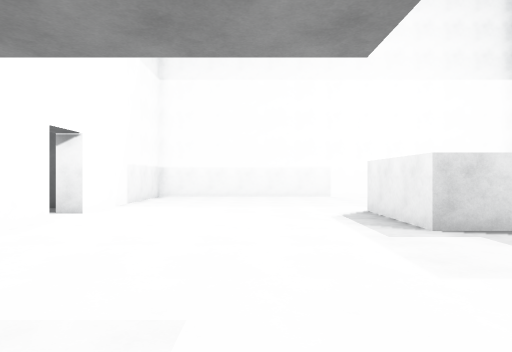
[1] (above)

15 first-person views from a walk through a scene from a Unity 3-D project. The camera is 1.4 m above the floor, looks level and sees 75° across. The floor is counted in squares, 2 m on a side. Each view is taken from the middle of a square. On the plan, view 1 faces up. The plan holds only what a view shows up to about 10 squares ahead; the rest is blank. The place goes on beyond the plan. The player is left out. Some animated figures are left out.

[2]
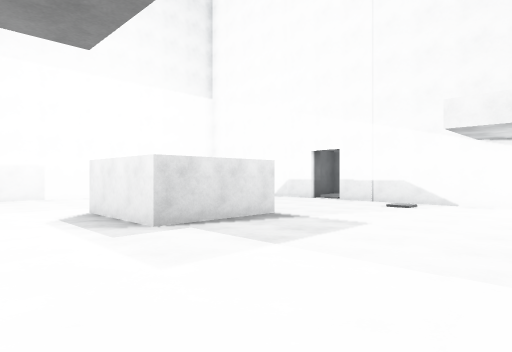

[3]
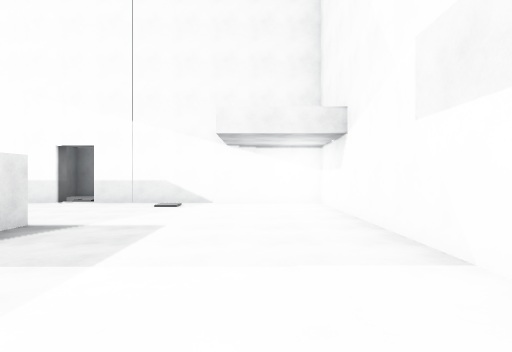

[4]
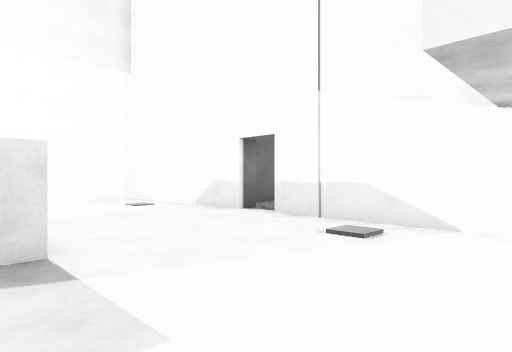

[5]
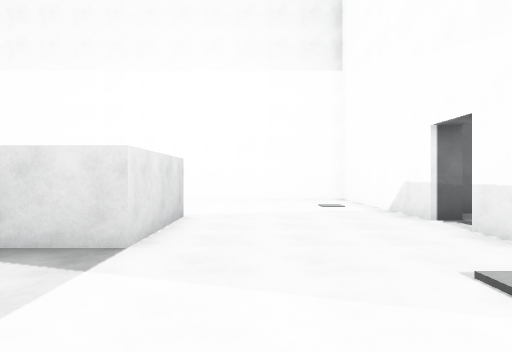

[6]
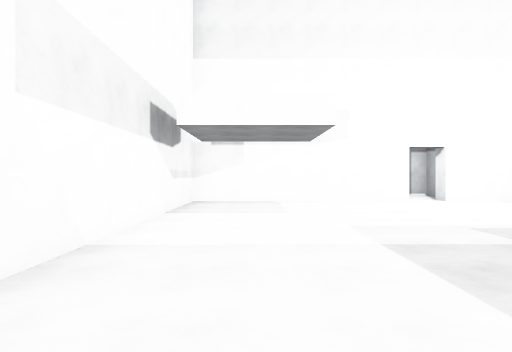

[7]
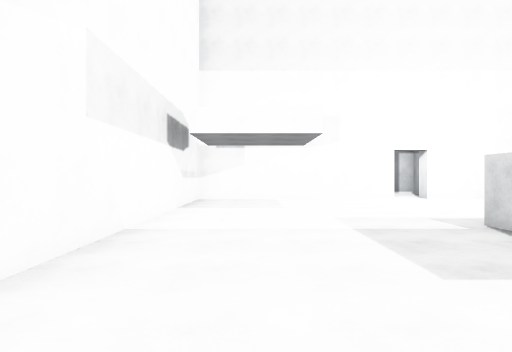

[8]
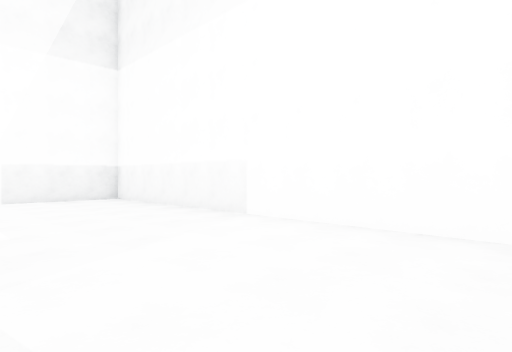

[9]
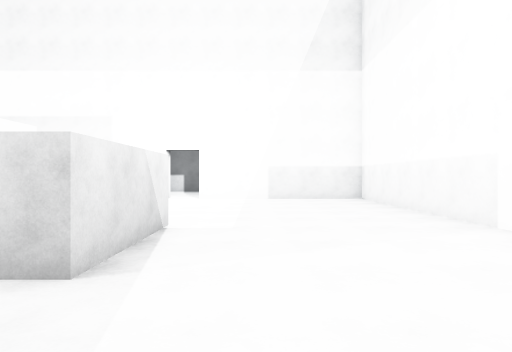

[10]
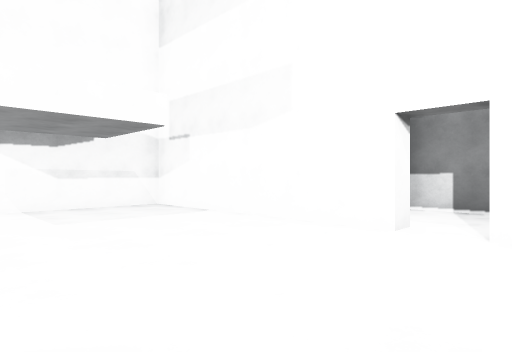

[11]
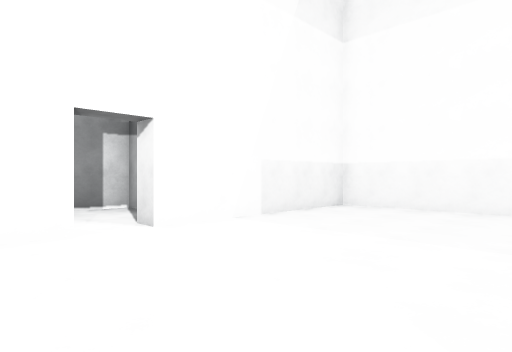

[12]
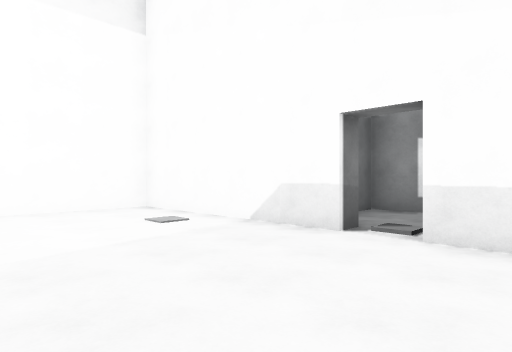

[13]
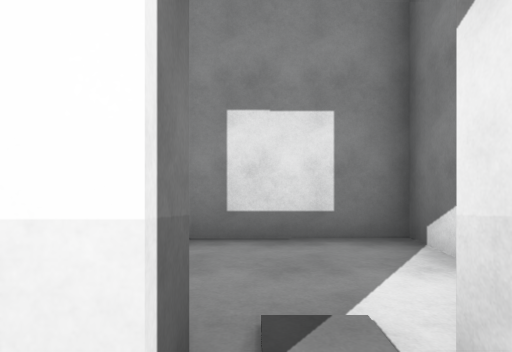

[14]
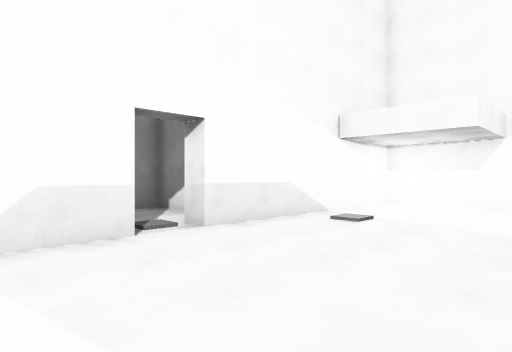

[15]
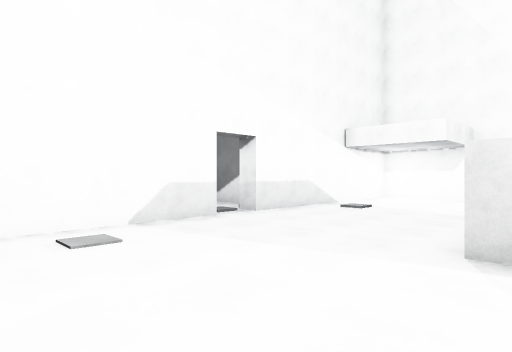

### Floor plan
Points are (right, up) in squares from view 1. A wall is a line through its corners. A room is listed if a view was taken in it or the views show most of it. See-through windows are left out.
Room 1 (views 1, 2, 3, 4, 5, 6, 7, 8, 9, 10, 11, 12, 13, 14, 15)
walls: (2.3, 6.8) (4.8, 6.8) (4.8, 4.2) (2.3, 4.2) (2.3, 6.8); (-3.8, 5.2) (-3.2, 5.2) (-3.2, -0.7) (8.8, -0.7) (8.8, 5.2) (9.2, 5.2); (9.2, 6.2) (8.8, 6.2) (8.8, 11.3) (-3.2, 11.3) (-3.2, 6.2) (-3.8, 6.2)
ways out: opening at (9, 6) to room 2; opening at (-4, 6)
Room 2 (no view inside)
walls: (10.3, 4.3) (11.8, 4.3) (11.7, 7.3) (9.8, 7.2)
ways out: opening at (9, 6) to room 1

Positions as (right, up) in squares from view 1, and headings:
1: (0, 0), facing up
2: (0, 0), facing up-right
3: (0, 1), facing right
4: (4, 1), facing up-right
5: (6, 1), facing up
6: (6, 1), facing left
7: (7, 1), facing left
8: (7, 7), facing up-left
9: (7, 8), facing left
10: (1, 7), facing down-left
11: (1, 4), facing up-left
12: (5, 4), facing up-right
13: (8, 6), facing right
14: (5, 8), facing down-right
15: (4, 10), facing down-right
